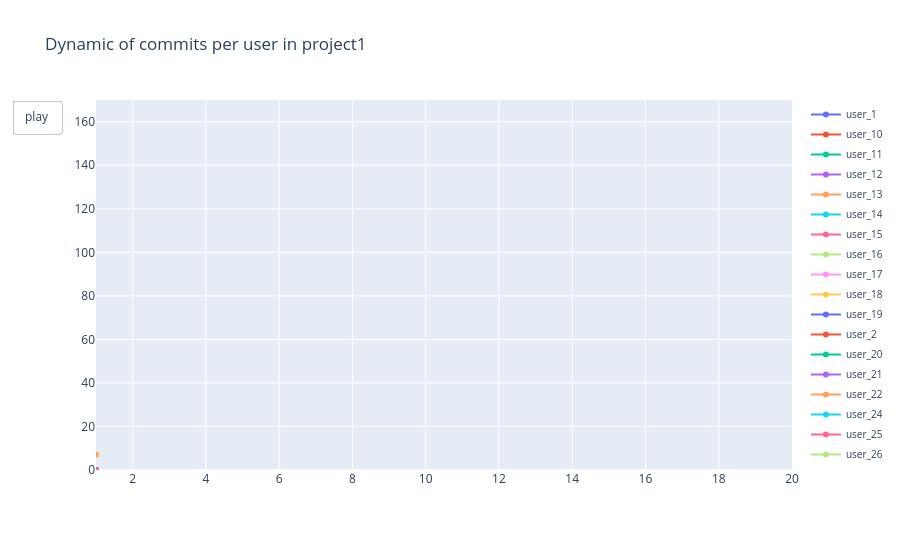

This figure's notebook cell:
### Code cell
users = sorted(daily['uid'].unique())
all_dates = list(range(1, 20))

user_series = {}
for user in users:
    ud = daily[daily['uid'] == user].set_index('date_num')['numTrials']
    full = ud.reindex(range(0, 20), fill_value=0).astype(float)
    for d in range(1, 20):
        if full[d] == 0:
            full[d] = full[d - 1]
    user_series[user] = full

frames = []
for d in all_dates:
    frame_data = []
    for user in users:
        s = user_series[user]
        xs = list(range(0, d + 1))
        ys = [s[i] for i in xs]
        frame_data.append(go.Scatter(
            x=xs, y=ys, mode='lines+markers', name=user,
            legendgroup=user
        ))
    frames.append(go.Frame(data=frame_data, name=str(d)))

fig = go.Figure(
    data=frames[0].data,
    frames=frames,
    layout=go.Layout(
        title='Dynamic of commits per user in project1',
        height=550,
        xaxis=dict(range=[1, 20], dtick=2, tick0=2),
        yaxis=dict(range=[0, 170], dtick=20),
        legend=dict(font=dict(size=10), tracegroupgap=1),
        updatemenus=[dict(type='buttons', showactive=False,
                          buttons=[dict(label='play', method='animate',
                                        args=[None, dict(frame=dict(duration=200,
                                                                    redraw=True),
                                                                    fromcurrent=True)]),
            ]
        )]
    )
)

fig.show()

### Figure 1 — Plotly figure (JSON) as saved in the notebook; plotly's stock layout.template omitted (floating-point values rounded to 4 significant figures)
{"data": [{"legendgroup": "user_1", "mode": "lines+markers", "name": "user_1", "type": "scatter", "x": [0, 1], "y": [0, 0]}, {"legendgroup": "user_10", "mode": "lines+markers", "name": "user_10", "type": "scatter", "x": [0, 1], "y": [0, 0]}, {"legendgroup": "user_11", "mode": "lines+markers", "name": "user_11", "type": "scatter", "x": [0, 1], "y": [0, 0]}, {"legendgroup": "user_12", "mode": "lines+markers", "name": "user_12", "type": "scatter", "x": [0, 1], "y": [0, 0]}, {"legendgroup": "user_13", "mode": "lines+markers", "name": "user_13", "type": "scatter", "x": [0, 1], "y": [0, 0]}, {"legendgroup": "user_14", "mode": "lines+markers", "name": "user_14", "type": "scatter", "x": [0, 1], "y": [0, 0]}, {"legendgroup": "user_15", "mode": "lines+markers", "name": "user_15", "type": "scatter", "x": [0, 1], "y": [0, 0]}, {"legendgroup": "user_16", "mode": "lines+markers", "name": "user_16", "type": "scatter", "x": [0, 1], "y": [0, 0]}, {"legendgroup": "user_17", "mode": "lines+markers", "name": "user_17", "type": "scatter", "x": [0, 1], "y": [0, 0]}, {"legendgroup": "user_18", "mode": "lines+markers", "name": "user_18", "type": "scatter", "x": [0, 1], "y": [0, 0]}, {"legendgroup": "user_19", "mode": "lines+markers", "name": "user_19", "type": "scatter", "x": [0, 1], "y": [0, 0]}, {"legendgroup": "user_2", "mode": "lines+markers", "name": "user_2", "type": "scatter", "x": [0, 1], "y": [0, 0]}, {"legendgroup": "user_20", "mode": "lines+markers", "name": "user_20", "type": "scatter", "x": [0, 1], "y": [0, 0]}, {"legendgroup": "user_21", "mode": "lines+markers", "name": "user_21", "type": "scatter", "x": [0, 1], "y": [0, 0]}, {"legendgroup": "user_22", "mode": "lines+markers", "name": "user_22", "type": "scatter", "x": [0, 1], "y": [0, 0]}, {"legendgroup": "user_24", "mode": "lines+markers", "name": "user_24", "type": "scatter", "x": [0, 1], "y": [0, 0]}, {"legendgroup": "user_25", "mode": "lines+markers", "name": "user_25", "type": "scatter", "x": [0, 1], "y": [0, 0]}, {"legendgroup": "user_26", "mode": "lines+markers", "name": "user_26", "type": "scatter", "x": [0, 1], "y": [0, 0]}, {"legendgroup": "user_27", "mode": "lines+markers", "name": "user_27", "type": "scatter", "x": [0, 1], "y": [0, 0]}, {"legendgroup": "user_28", "mode": "lines+markers", "name": "user_28", "type": "scatter", "x": [0, 1], "y": [0, 0]}, {"legendgroup": "user_29", "mode": "lines+markers", "name": "user_29", "type": "scatter", "x": [0, 1], "y": [0, 0]}, {"legendgroup": "user_3", "mode": "lines+markers", "name": "user_3", "type": "scatter", "x": [0, 1], "y": [0, 0]}, {"legendgroup": "user_30", "mode": "lines+markers", "name": "user_30", "type": "scatter", "x": [0, 1], "y": [0, 0]}, {"legendgroup": "user_31", "mode": "lines+markers", "name": "user_31", "type": "scatter", "x": [0, 1], "y": [0, 0]}, {"legendgroup": "user_4", "mode": "lines+markers", "name": "user_4", "type": "scatter", "x": [0, 1], "y": [0, 7]}, {"legendgroup": "user_6", "mode": "lines+markers", "name": "user_6", "type": "scatter", "x": [0, 1], "y": [0, 0]}, {"legendgroup": "user_8", "mode": "lines+markers", "name": "user_8", "type": "scatter", "x": [0, 1], "y": [0, 0]}], "layout": {"height": 550, "legend": {"font": {"size": 10}, "tracegroupgap": 1}, "title": {"text": "Dynamic of commits per user in project1"}, "updatemenus": [{"buttons": [{"args": [null, {"frame": {"duration": 200, "redraw": true}, "fromcurrent": true}], "label": "play", "method": "animate"}], "showactive": false, "type": "buttons"}], "xaxis": {"dtick": 2, "range": [1, 20], "tick0": 2}, "yaxis": {"dtick": 20, "range": [0, 170]}}}
